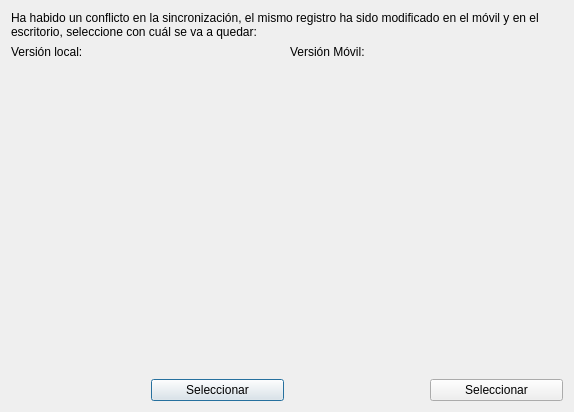
<?xml version="1.0" encoding="UTF-8"?>
<ui version="4.0">
 <class>SyncConflictDialog</class>
 <widget class="QDialog" name="SyncConflictDialog">
  <property name="geometry">
   <rect>
    <x>0</x>
    <y>0</y>
    <width>574</width>
    <height>412</height>
   </rect>
  </property>
  <property name="sizePolicy">
   <sizepolicy hsizetype="Expanding" vsizetype="Expanding">
    <horstretch>0</horstretch>
    <verstretch>0</verstretch>
   </sizepolicy>
  </property>
  <property name="windowTitle">
   <string>Conflicto de Sincronización</string>
  </property>
  <layout class="QGridLayout" name="gridLayout">
   <item row="0" column="0" colspan="4">
    <widget class="QLabel" name="lblTextoDialogo">
     <property name="text">
      <string>Ha habido un conflicto en la sincronización, el mismo registro ha sido modificado en el móvil y en el escritorio, seleccione con cuál se va a quedar:</string>
     </property>
     <property name="wordWrap">
      <bool>true</bool>
     </property>
    </widget>
   </item>
   <item row="1" column="0">
    <widget class="QLabel" name="label">
     <property name="text">
      <string>Versión local:</string>
     </property>
    </widget>
   </item>
   <item row="1" column="2">
    <widget class="QLabel" name="label_2">
     <property name="text">
      <string>Versión Móvil:</string>
     </property>
    </widget>
   </item>
   <item row="2" column="0" colspan="2">
    <widget class="QWidget" name="verLocal" native="true">
     <property name="sizePolicy">
      <sizepolicy hsizetype="Expanding" vsizetype="Expanding">
       <horstretch>0</horstretch>
       <verstretch>0</verstretch>
      </sizepolicy>
     </property>
    </widget>
   </item>
   <item row="2" column="2" colspan="2">
    <widget class="QWidget" name="verMovil" native="true">
     <property name="sizePolicy">
      <sizepolicy hsizetype="Expanding" vsizetype="Expanding">
       <horstretch>0</horstretch>
       <verstretch>0</verstretch>
      </sizepolicy>
     </property>
    </widget>
   </item>
   <item row="3" column="1">
    <widget class="QPushButton" name="btnSeleccionLocal">
     <property name="text">
      <string>Seleccionar</string>
     </property>
    </widget>
   </item>
   <item row="3" column="3">
    <widget class="QPushButton" name="btnSeleccionMovil">
     <property name="text">
      <string>Seleccionar</string>
     </property>
    </widget>
   </item>
   <item row="1" column="1">
    <widget class="QLabel" name="lblFechaLocal">
     <property name="text">
      <string/>
     </property>
    </widget>
   </item>
   <item row="1" column="3">
    <widget class="QLabel" name="lblFechaMovil">
     <property name="text">
      <string/>
     </property>
    </widget>
   </item>
  </layout>
 </widget>
 <resources/>
 <connections/>
</ui>
